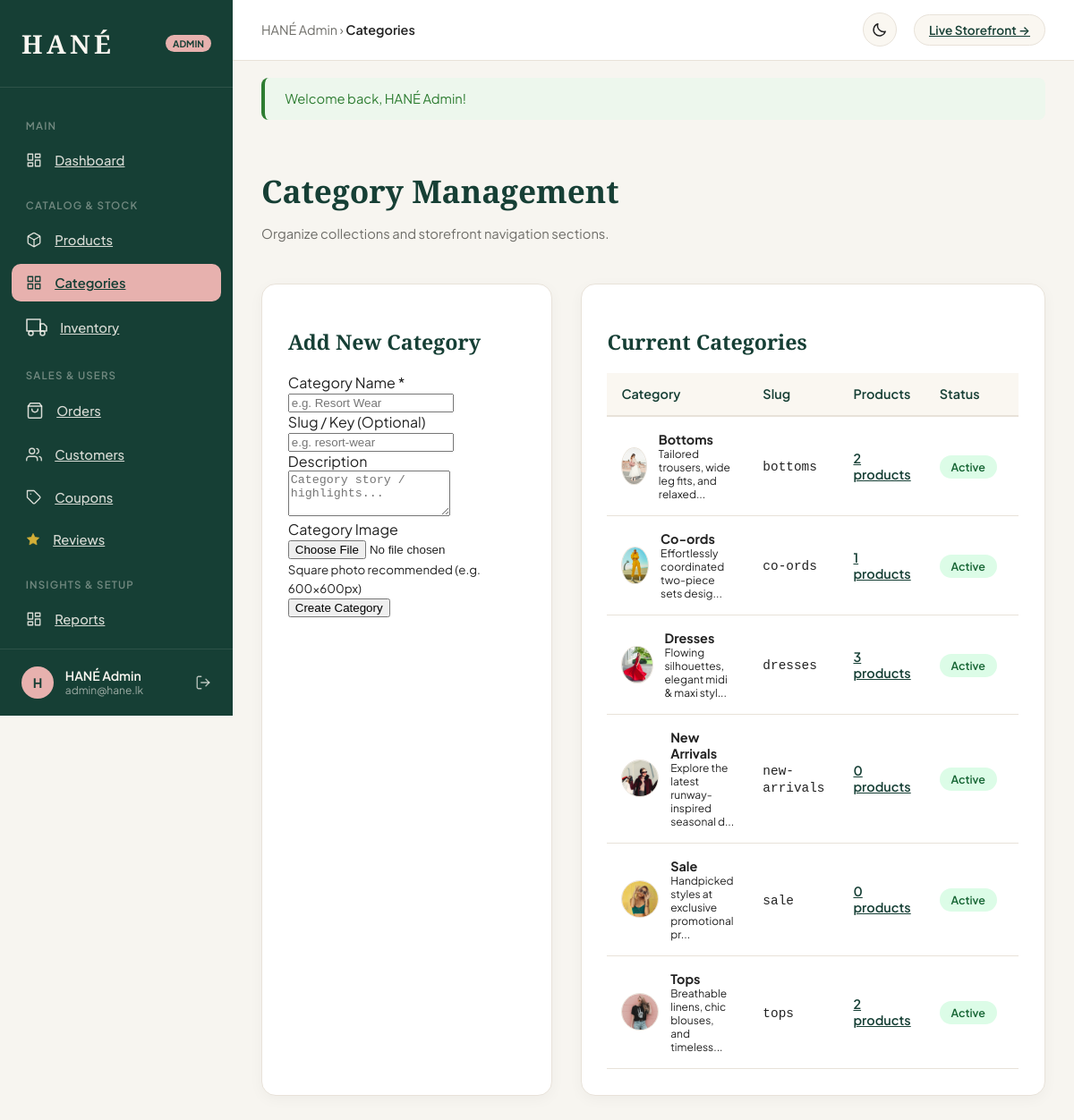
Screenshot of /admin/categories/index.php (signed in) with the database file from the repository.
### tables this page shows
CREATE TABLE `categories` (
  `id` INT AUTO_INCREMENT PRIMARY KEY,
  `name` VARCHAR(100) NOT NULL UNIQUE,
  `slug` VARCHAR(120) NOT NULL UNIQUE,
  `description` TEXT DEFAULT NULL,
  `image` VARCHAR(255) DEFAULT NULL,
  `status` TINYINT(1) DEFAULT 1,
  `created_at` TIMESTAMP DEFAULT CURRENT_TIMESTAMP
);

### includes/auth.php (called while the page is built, shortened)
<?php
require_once __DIR__ . '/functions.php';
function is_admin_logged_in(): bool {
    return !empty($_SESSION['admin_id']);
}
function get_current_admin(PDO $pdo): ?array {
    static $cachedAdmin = null;
    if ($cachedAdmin === null) {
        $stmt = $pdo->prepare("SELECT id, name, email, role, created_at FROM admins WHERE id = ?");
        $stmt->execute([$_SESSION['admin_id']]);
        $cachedAdmin = $stmt->fetch(PDO::FETCH_ASSOC) ?: null;
    }
    return $cachedAdmin;
}

### includes/functions.php (called while the page is built, shortened)
<?php
require_once __DIR__ . '/icons.php';
function e($string): string {
    return htmlspecialchars((string)($string ?? ''), ENT_QUOTES, 'UTF-8');
}
function get_flash(): ?array {
    if (!empty($_SESSION['flash'])) {
        $flash = $_SESSION['flash'];
        return $flash;
    }
    return null;
}
function get_image_url(?string $path, string $fallback = 'assets/images/hero-model.jpg'): string {
    if (!empty($path)) {
        $normalized = ltrim(str_replace('\\', '/', $path), '/');
        $fullPath = __DIR__ . '/../' . $normalized;
        if (file_exists($fullPath)) {
            return BASE_URL . $normalized;
        }
    }
    return BASE_URL . $fallback;
}

### admin/categories/index.php (the view, shortened to what this page needs)
<?php
require_once __DIR__ . '/../../includes/functions.php';
require_once __DIR__ . '/../../includes/auth.php';
$adminTitle = 'Categories';
$sql = "
    SELECT c.*, COUNT(p.id) AS product_count
    FROM categories c
    LEFT JOIN products p ON p.category_id = c.id
    GROUP BY c.id
    ORDER BY c.name ASC
";
$categories = $pdo->query($sql)->fetchAll(PDO::FETCH_ASSOC);
require_once __DIR__ . '/../_header.php';
?>
<div class="admin-page-header">
    <div class="admin-page-title">
        <h1>Category Management</h1>
        <p>Organize collections and storefront navigation sections.</p>
    </div>
</div>
<div style="display: grid; grid-template-columns: 1fr 1.6fr; gap: 2rem;">
    <div class="admin-card">
        <h2 class="admin-card-title" style="margin-bottom: 1.2rem;">Add New Category</h2>
        <form method="post" action="<?= BASE_URL ?>admin/categories/index.php" enctype="multipart/form-data">
            <div class="form-group">
                <label class="form-label">Category Name *</label>
                <input class="form-control" type="text" name="name" placeholder="e.g. Resort Wear" required>
            </div>
            <div class="form-group">
                <label class="form-label">Slug / Key (Optional)</label>
                <input class="form-control" type="text" name="slug" placeholder="e.g. resort-wear">
            </div>
            <div class="form-group">
                <label class="form-label">Description</label>
                <textarea class="form-control" name="description" rows="3" placeholder="Category story / highlights..."></textarea>
            </div>
            <div class="form-group">
                <label class="form-label">Category Image</label>
                <input class="form-control" type="file" name="image" accept="image/jpeg,image/png,image/webp">
                <small class="muted">Square photo recommended (e.g. 600x600px)</small>
            </div>
            <button class="btn btn-primary btn-full" type="submit" name="add_category">
                Create Category
            </button>
        </form>
    </div>
    <div class="admin-card">
        <h2 class="admin-card-title" style="margin-bottom: 1.2rem;">Current Categories</h2>
        <div style="overflow-x: auto;">
            <table class="admin-table">
                <thead>
                    <tr>
                        <th>Category</th>
                        <th>Slug</th>
                        <th>Products</th>
                        <th>Status</th>
                        <th>Actions</th>
                    </tr>
                </thead>
                <tbody>
                    <?php foreach ($categories as $cat): ?>
                        <tr>
                            <td>
                                <div style="display: flex; gap: 0.8rem; align-items: center;">
                                    <img src="<?= get_image_url($cat['image']) ?>" alt="" style="width: 40px; height: 40px; border-radius: 50%; object-fit: cover; border: 1px solid var(--admin-border);">
                                    <div>
                                        <strong><?= e($cat['name']) ?></strong>
                                        <div class="muted" style="font-size: 0.75rem;"><?= e(substr($cat['description'] ?? '', 0, 45)) ?>...</div>
                                    </div>
                                </div>
                            </td>
                            <td><code><?= e($cat['slug']) ?></code></td>
                            <td>
                                <a href="<?= BASE_URL ?>admin/products/index.php?category_id=<?= $cat['id'] ?>" style="text-decoration: underline; font-weight: 600; color: var(--admin-accent);">
                                    <?= (int)$cat['product_count'] ?> products
                                </a>
                            </td>
                            <td>
                                <span class="status-badge <?= $cat['status'] ? 'status-delivered' : 'status-cancelled' ?>">
                                    <?= $cat['status'] ? 'Active' : 'Disabled' ?>
                                </span>
                            </td>
                            <td>
                            </td>
                        </tr>
                    <?php endforeach; ?>
                </tbody>
            </table>
        </div>
    </div>
</div>
<?php require_once __DIR__ . '/../_footer.php'; ?>

### admin/_header.php (shortened to what this page needs)
<?php
require_once __DIR__ . '/../includes/functions.php';
require_once __DIR__ . '/../includes/auth.php';
$currentAdmin = get_current_admin($pdo);
$adminName = $currentAdmin['name'] ?? 'Administrator';
$adminEmail = $currentAdmin['email'] ?? 'admin@hane.lk';
$flashMsg = get_flash();
$scriptPath = str_replace('\\', '/', $_SERVER['SCRIPT_NAME'] ?? '');
$adminSection = 'dashboard';
if (strpos($scriptPath, '/products') !== false) $adminSection = 'products';
elseif (strpos($scriptPath, '/categories') !== false) $adminSection = 'categories';
elseif (strpos($scriptPath, '/inventory') !== false) $adminSection = 'inventory';
elseif (strpos($scriptPath, '/orders') !== false) $adminSection = 'orders';
elseif (strpos($scriptPath, '/customers') !== false) $adminSection = 'customers';
elseif (strpos($scriptPath, '/coupons') !== false) $adminSection = 'coupons';
elseif (strpos($scriptPath, '/reviews') !== false) $adminSection = 'reviews';
elseif (strpos($scriptPath, '/reports') !== false) $adminSection = 'reports';
elseif (strpos($scriptPath, '/settings') !== false) $adminSection = 'settings';
?>
<!doctype html>
<html lang="en" data-theme-storage-key="hane-admin-theme">
<head>
    <link rel="stylesheet" href="<?= ASSET_PATH ?>css/admin.css?v=<?= filemtime(__DIR__ . '/../assets/css/admin.css') ?>">
</head>
<body class="admin-body">
<div class="admin-wrapper">
    <aside class="admin-sidebar" id="adminSidebar">
        <div class="admin-sidebar-brand">
            <div class="brand-name">HANÉ</div>
            <span class="brand-badge">Admin</span>
        </div>
        <nav class="admin-nav" aria-label="Admin Navigation">
            <div class="admin-nav-category">Main</div>
            <a href="<?= BASE_URL ?>admin/index.php" class="admin-nav-item <?= ($adminSection === 'dashboard') ? 'active' : '' ?>">
                <?= hane_icon('dashboard') ?> <span>Dashboard</span>
            </a>
            <div class="admin-nav-category">Catalog &amp; Stock</div>
            <a href="<?= BASE_URL ?>admin/products/index.php" class="admin-nav-item <?= ($adminSection === 'products') ? 'active' : '' ?>">
                <?= hane_icon('box') ?> <span>Products</span>
            </a>
            <a href="<?= BASE_URL ?>admin/categories/index.php" class="admin-nav-item <?= ($adminSection === 'categories') ? 'active' : '' ?>">
                <?= hane_icon('grid') ?> <span>Categories</span>
            </a>
            <a href="<?= BASE_URL ?>admin/inventory/index.php" class="admin-nav-item <?= ($adminSection === 'inventory') ? 'active' : '' ?>">
                <?= hane_icon('truck') ?> <span>Inventory</span>
            </a>
            <div class="admin-nav-category">Sales &amp; Users</div>
            <a href="<?= BASE_URL ?>admin/orders/index.php" class="admin-nav-item <?= ($adminSection === 'orders') ? 'active' : '' ?>">
                <?= hane_icon('bag') ?> <span>Orders</span>
            </a>
            <a href="<?= BASE_URL ?>admin/customers/index.php" class="admin-nav-item <?= ($adminSection === 'customers') ? 'active' : '' ?>">
                <?= hane_icon('users') ?> <span>Customers</span>
            </a>
            <a href="<?= BASE_URL ?>admin/coupons/index.php" class="admin-nav-item <?= ($adminSection === 'coupons') ? 'active' : '' ?>">
                <?= hane_icon('tag') ?> <span>Coupons</span>
            </a>
            <a href="<?= BASE_URL ?>admin/reviews/index.php" class="admin-nav-item <?= ($adminSection === 'reviews') ? 'active' : '' ?>">
                <?= hane_icon('star') ?> <span>Reviews</span>
            </a>
            <div class="admin-nav-category">Insights &amp; Setup</div>
            <a href="<?= BASE_URL ?>admin/reports/index.php" class="admin-nav-item <?= ($adminSection === 'reports') ? 'active' : '' ?>">
                <?= hane_icon('dashboard') ?> <span>Reports</span>
            </a>
            <a href="<?= BASE_URL ?>admin/settings/index.php" class="admin-nav-item <?= ($adminSection === 'settings') ? 'active' : '' ?>">
            </a>
        </nav>
        <div class="admin-sidebar-footer">
            <div class="admin-user-pill">
                <div class="admin-user-avatar">
                    <?= strtoupper(substr($adminName, 0, 1)) ?>
                </div>
                <div class="admin-user-info">
                    <div class="name"><?= e($adminName) ?></div>
                    <div class="role"><?= e($adminEmail) ?></div>
                </div>
                <a href="<?= BASE_URL ?>admin/logout.php" style="color: rgba(250,247,241,0.7); display: flex;" title="Sign Out">
                    <?= hane_icon('logout') ?>
                </a>
            </div>
        </div>
    </aside>
    <div class="admin-main">
        <header class="admin-topbar">
            <div class="topbar-left">
                <div class="admin-breadcrumbs">
                    HANÉ Admin &rsaquo; <span><?= isset($adminTitle) ? e($adminTitle) : 'Dashboard' ?></span>
                </div>
            </div>
            <div class="topbar-right">
                <button class="admin-theme-toggle" type="button" data-theme-toggle aria-label="Switch to dark mode" title="Switch to dark mode" aria-pressed="false">
                    <span class="theme-toggle-icon" data-theme-icon="moon"><?= hane_icon('moon') ?></span>
                </button>
                <a class="storefront-link" href="<?= BASE_URL ?>index.php" target="_blank" title="View Public Website">
                    <?= hane_icon('eye') ?> Live Storefront &rarr;
                </a>
            </div>
        </header>
        <?php if ($flashMsg): ?>
            <div style="padding: 1.2rem 2rem 0;">
                <div style="background: <?= ($flashMsg['type'] === 'success') ? 'var(--admin-success-bg)' : 'var(--admin-error-bg)' ?>; border-left: 4px solid <?= ($flashMsg['type'] === 'success') ? 'var(--admin-alert-success)' : 'var(--admin-alert-error)' ?>; color: <?= ($flashMsg['type'] === 'success') ? 'var(--admin-alert-success)' : 'var(--admin-alert-error)' ?>; padding: 0.9rem 1.4rem; border-radius: 8px; font-size: 0.92rem;">
                    <?= e($flashMsg['message']) ?>
                </div>
            </div>
        <?php endif; ?>
        <main class="admin-content">

### rows the page displays
categories: image (picture), name "Bottoms", description "Tailored trousers, wide leg fits, and relaxed", slug "bottoms", product_count "2", status "Active"
categories: image (picture), name "Co-ords", description "Effortlessly coordinated two-piece sets desig", slug "co-ords", product_count "1", status "Active"
categories: image (picture), name "Dresses", description "Flowing silhouettes, elegant midi & maxi styl", slug "dresses", product_count "3", status "Active"
categories: image (picture), name "New Arrivals", description "Explore the latest runway-inspired seasonal d", slug "new-arrivals", product_count "0", status "Active"
categories: image (picture), name "Sale", description "Handpicked styles at exclusive promotional pr", slug "sale", product_count "0", status "Active"
categories: image (picture), name "Tops", description "Breathable linens, chic blouses, and timeless", slug "tops", product_count "2", status "Active"

### other values shown
substr($adminName, 0, 1) "H"
$adminName "HANÉ Admin"
$adminEmail "admin@hane.lk"
$adminTitle "Categories"
$flashMsg['message'] "Welcome back, HANÉ Admin!"
